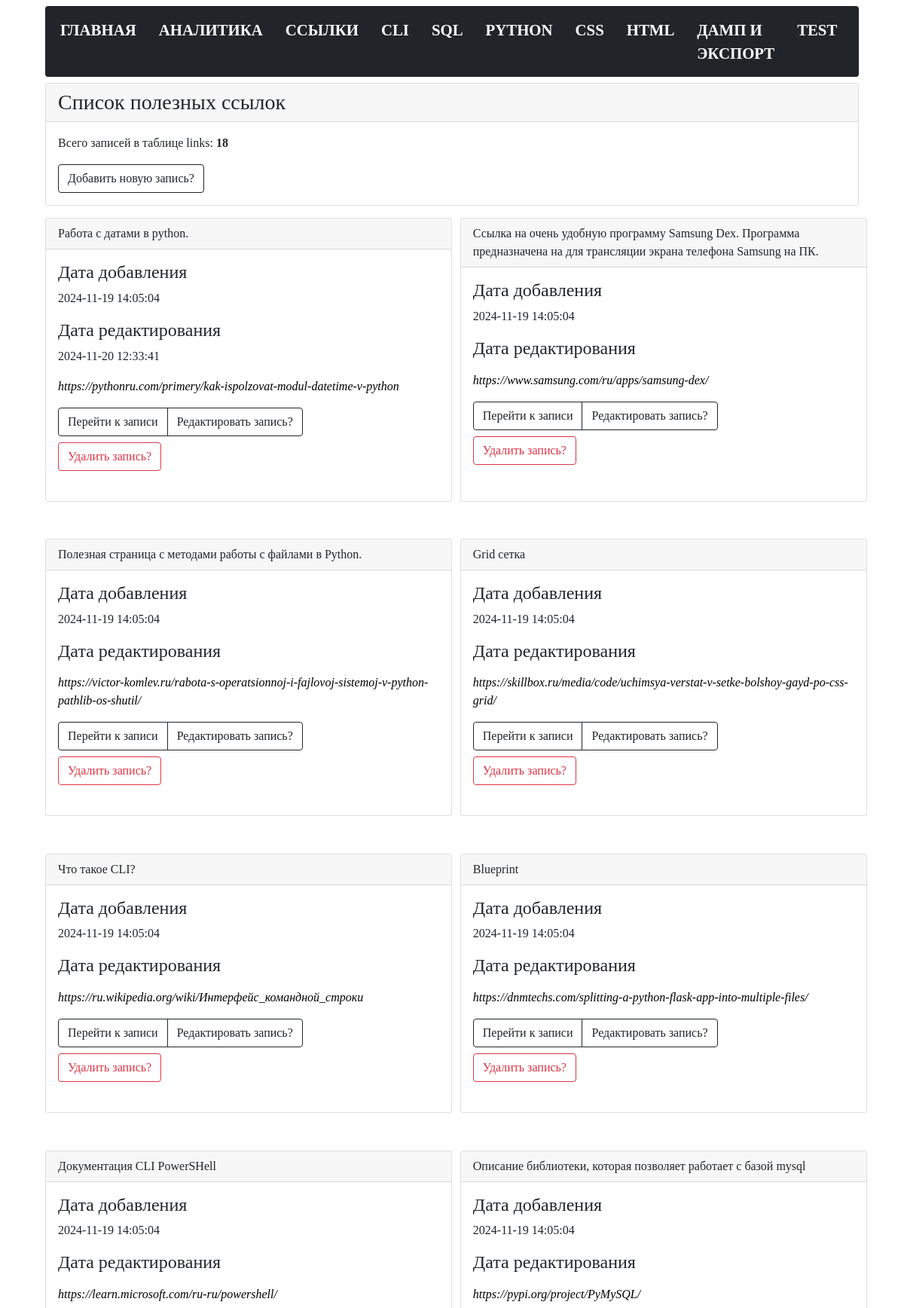
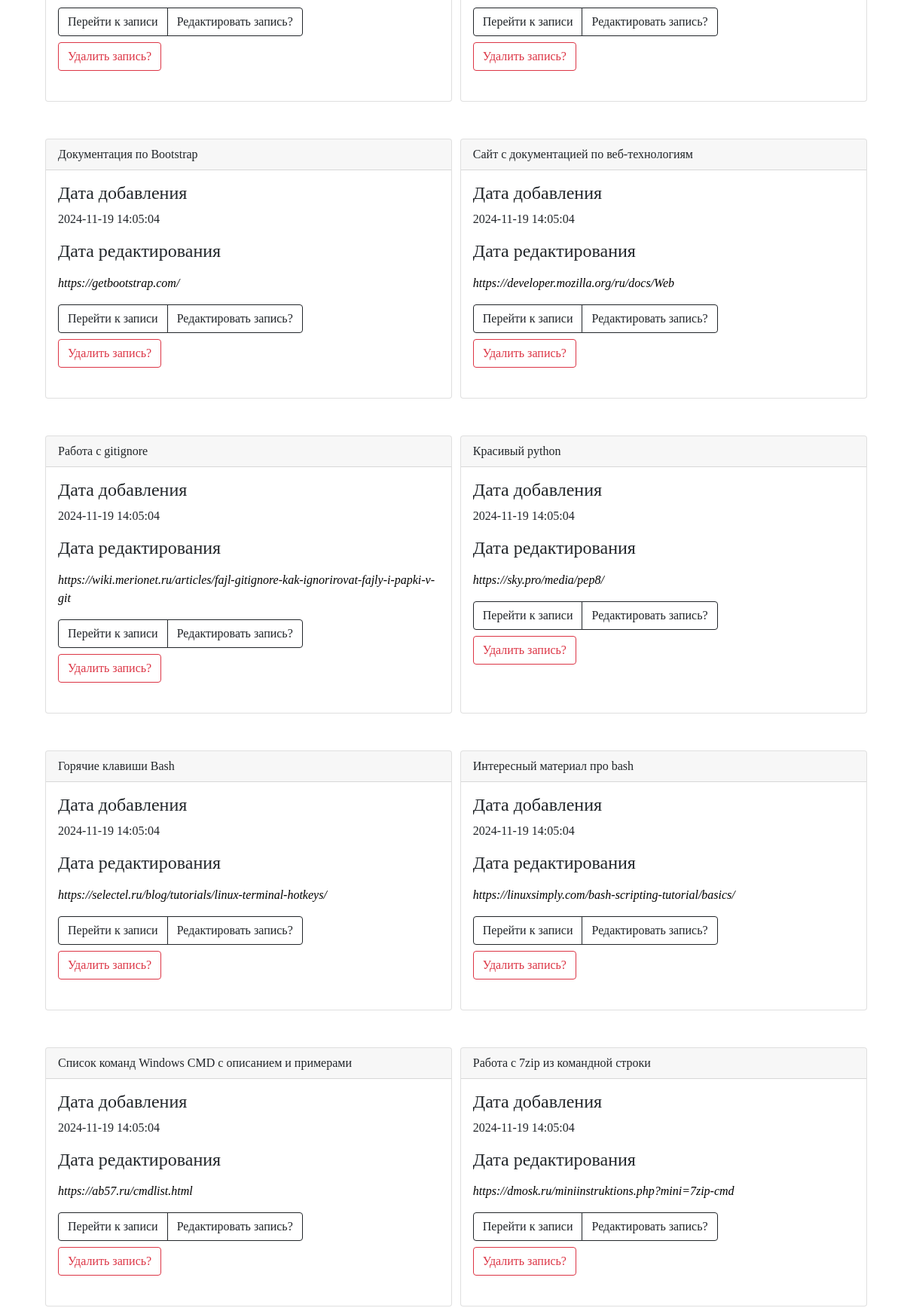
Screenshot of /links (upper part) with the database file from the repository (2 pictures, top to bottom).
### tables this page shows
CREATE TABLE "links" (
  [links_id] INTEGER PRIMARY KEY AUTOINCREMENT,
  [links_name] TEXT NOT NULL,
  [links_command] TEXT NOT NULL,
  [links_date_add] TIMESTAMP DEFAULT CURRENT_TIMESTAMP,
  [links_date_edit] TEXT
);

### modules/links/links_list_commands.py (the view)
@bp.route("/links")
def links_list_commands():
    conn = connect.get_db_connection()
    cur = conn.cursor()
    links_list_count = int(cur.execute("SELECT COUNT(*) FROM links").fetchone()[0])
    links_list = conn.execute("SELECT * FROM links ORDER BY 1 DESC").fetchall()
    conn.close()
    return render_template("links/links_list_commands.html",
                           links_list=links_list,
                           links_list_count=links_list_count,
                           )

### modules/connect.py (called while the page is built)
def get_db_connection():
    db_path = os.path.join(BASE_DIR, '../database.db')
    conn = sqlite3.connect(db_path)
    conn.row_factory = sqlite3.Row
    return conn

### templates/links/links_list_commands.html (shortened to what this page needs)
{% extends "base.html" %} {% block title %}Ссылки{% endblock %} {% block content %}
<div class="card mb-2">
   <div class="card-header h3">Список полезных ссылок</div>
   <div class="card-body">
      <p class="card-text">Всего записей в таблице links: <b>{{ links_list_count }}</b></p>
      <p class="card-text">
         <a href="{{ url_for('add_links_command.add_links_command') }}" class="btn btn-outline-dark">Добавить новую
            запись?</a>
      </p>
   </div>
</div>
<div class="container-index-page">
{% for links_list in links_list %}
   <div class="card mb-2">
      <div class="card-header">{{ links_list['links_name'] }}</div>
      <div class="card-body">
         <h4>Дата добавления</h4>
         <p class="card-text">
            {{ links_list['links_date_add'] }}
         </p>
         <h4>Дата редактирования</h4>
         <p class="card-text">
            {{ links_list['links_date_edit'] }}
         </p>
         <p class="card-text">
            <a href="{{ links_list['links_command'] }}" target="_blank"><i>{{ links_list['links_command']
                  }}</i></a>
         <div class="btn-group pb-2" role="group" aria-label="...">
            <a href="{{ url_for('get_post_links_command.get_post_links_command', links_id=links_list['links_id']) }}"
               class="btn btn-outline-dark">Перейти к записи</a>
            <a href="{{ url_for('edit_links_command.edit_links_command', links_id=links_list['links_id']) }}"
               class="btn btn-outline-dark">Редактировать запись?</a>
         </div>
         <form action="{{ url_for('delete_links_command.delete_links_command', links_id=links_list['links_id'])}}"
            method="POST" class="pb-2">
            <input type="submit" class="btn btn-outline-danger" value="Удалить запись?"
               onclick="return confirm('Вы точно уверены что хотите удалить запись?')" />
         </form>
         </p>
      </div>
   </div>
{% endfor %}
</div>
{% endblock %}

### templates/base.html (shortened to what this page needs)
<!doctype html>
<html>
   <head>
      <link href="https://cdn.jsdelivr.net/npm/bootstrap@5.0.2/dist/css/bootstrap.min.css" rel="stylesheet">
      <link href="{{ url_for('static', filename='styles.css') }}" rel="stylesheet">
   </head>
   <body>
      {% include 'navbar.html' %}
         {% block content %}
         {% endblock %}
   </body>
</html>

### templates/navbar.html (shortened to what this page needs)
<nav class="navbar navbar-expand-lg navbar navbar-dark bg-dark">
  <div class="container-fluid">
    <div class="collapse navbar-collapse" id="navbarNav">
      <ul class="navbar-nav">
        <li class="nav-item">
          <a class="nav-link" href="{{ url_for('index.index') }}">Главная</a>
        </li>
        <li class="nav-item">
          <a class="nav-link" href="{{ url_for('analytics.analytics') }}">Аналитика</a>
        </li>
        <li class="nav-item">
          <a class="nav-link" href="{{ url_for('links_list_commands.links_list_commands') }}">Ссылки</a>
        </li>
        <li class="nav-item">
          <a class="nav-link" href="{{ url_for('bash_list_commands.bash_list_commands') }}">CLI</a>
        </li>
        <li class="nav-item">
          <a class="nav-link" href="{{ url_for('sql_list_commands.sql_list_commands') }}">SQL</a>
        </li>
        <li class="nav-item">
          <a class="nav-link" href="{{ url_for('python_list_commands.python_list_commands') }}">Python</a>
        </li>
        <li class="nav-item">
          <a class="nav-link" href="{{ url_for('css_wiki.css_wiki') }}">CSS</a>
        </li>
                <li class="nav-item">
          <a class="nav-link" href="{{ url_for('html_wiki.html_wiki') }}">HTML</a>
        </li>
         <li class="nav-item">
          <a class="nav-link" href="{{ url_for('dump_and_export.dump_and_export') }}">Дамп и экспорт</a>
        </li>
                <li class="nav-item">
          <a class="nav-link" href="{{ url_for('test_list.test_list') }}">Test</a>
        </li>
      </ul>
    </div>
  </div>
</nav>

### static/styles.css (style rules this page uses)
* { font-size: 1rem; font-family:consolas; }
body { width: 90%; margin: auto; }
a { color: black; text-decoration: none; }
.navbar-dark .navbar-nav .nav-link { text-transform: uppercase; color: white; margin-right: 14px; font-weight: 700; font-size: 1.3rem; }
.container-index-page { display: grid; grid-template-columns: 50% 50%; column-gap: 1%; row-gap: 1%; }
.card { margin-top: 0.50rem; }
.bg-dark { background-color: #212529!important; border-radius: .25rem; margin-top: 0.50rem; }

### rows the page displays
links: links_name "Работа с датами в python.", links_date_add "2024-11-19 14:05:04", links_date_edit "2024-11-20 12:33:41", links_command "https://pythonru.com/primery/kak-ispolzovat-modul-datetime-v-python"
links: links_name "Ссылка на очень удобную программу Samsung Dex. Программа предназначена на для трансляции экрана телефона Samsung на ПК.", links_date_add "2024-11-19 14:05:04", links_command "https://www.samsung.com/ru/apps/samsung-dex/"
links: links_name "Полезная страница с методами работы с файлами в Python.", links_date_add "2024-11-19 14:05:04", links_command "https://victor-komlev.ru/rabota-s-operatsionnoj-i-fajlovoj-sistemoj-v-python-pathlib-os-shutil/"
links: links_name "Grid сетка", links_date_add "2024-11-19 14:05:04", links_command "https://skillbox.ru/media/code/uchimsya-verstat-v-setke-bolshoy-gayd-po-css-grid/"
links: links_name "Что такое CLI?", links_date_add "2024-11-19 14:05:04", links_command "https://ru.wikipedia.org/wiki/Интерфейс_командной_строки"
links: links_name "Blueprint", links_date_add "2024-11-19 14:05:04", links_command "https://dnmtechs.com/splitting-a-python-flask-app-into-multiple-files/"
links: links_name "Документация CLI PowerSHell", links_date_add "2024-11-19 14:05:04", links_command "https://learn.microsoft.com/ru-ru/powershell/"
links: links_name "Описание библиотеки, которая позволяет работает с базой mysql", links_date_add "2024-11-19 14:05:04", links_command "https://pypi.org/project/PyMySQL/"
links: links_name "Документация по Bootstrap", links_date_add "2024-11-19 14:05:04", links_command "https://getbootstrap.com/"
links: links_name "Сайт с документацией по веб-технологиям", links_date_add "2024-11-19 14:05:04", links_command "https://developer.mozilla.org/ru/docs/Web"
links: links_name "Работа с gitignore", links_date_add "2024-11-19 14:05:04", links_command "https://wiki.merionet.ru/articles/fajl-gitignore-kak-ignorirovat-fajly-i-papki-v-git"
links: links_name "Красивый python", links_date_add "2024-11-19 14:05:04", links_command "https://sky.pro/media/pep8/"
links: links_name "Горячие клавиши Bash", links_date_add "2024-11-19 14:05:04", links_command "https://selectel.ru/blog/tutorials/linux-terminal-hotkeys/"
links: links_name "Интересный материал про bash", links_date_add "2024-11-19 14:05:04", links_command "https://linuxsimply.com/bash-scripting-tutorial/basics/"
links: links_name "Список команд Windows CMD с описанием и примерами", links_date_add "2024-11-19 14:05:04", links_command "https://ab57.ru/cmdlist.html"
links: links_name "Работа с 7zip из командной строки", links_date_add "2024-11-19 14:05:04", links_command "https://dmosk.ru/miniinstruktions.php?mini=7zip-cmd"

### other values shown
{{ links_list_count }} "18"
